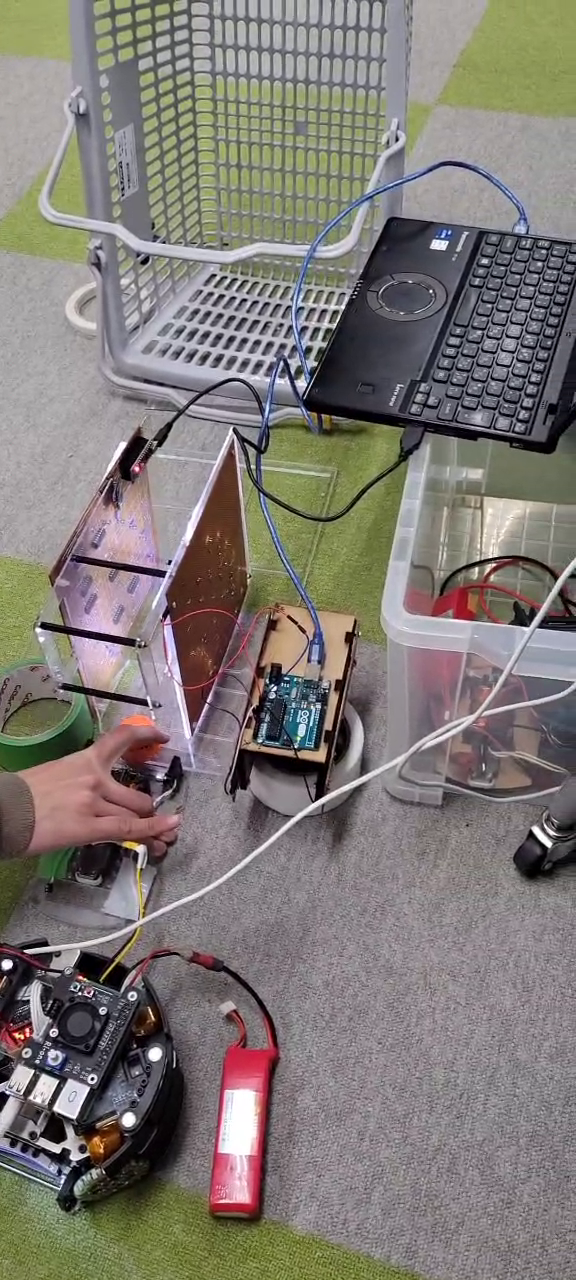
#> input picture frame 27 of program/exp.mp4, 576 x 1280 px, given in place of exp4.mp4, which was not available
$ python kicker_vision.py
#> lines starting #> are read from the running program, lines starting #| are printed output that depends on the picture; after the words box and inside, x2 and y2 are one past the last pixel; in counts of white or black regions, pixels touching at a corner belong together; pictures that were not available may be replaced by others from this repository, and a replacement may not be noted
import cv2
import numpy as np
import threading
import sys
import csv

# グローバル変数
is_running = True
trajectory = []  # 軌跡を記録するリスト

def wait_for_quit_command():
    global is_running
    while True:
        if input("Type 'quit' to exit: ") == "quit":
            is_running = False
            break

def process_video(video_path, output_file, output_file_csv):
#> called with video_path = 'program/exp4.mp4', output_file = 'output.mp4', output_file_csv = 'velocities.csv'
    video = cv2.VideoCapture(video_path)
    if not video.isOpened():
        print("Could not open video")
        sys.exit()

    # 出力動画の設定
    fps = video.get(cv2.CAP_PROP_FPS)
    width = int(video.get(cv2.CAP_PROP_FRAME_WIDTH))
    height = int(video.get(cv2.CAP_PROP_FRAME_HEIGHT))
    fourcc = cv2.VideoWriter_fourcc(*'mp4v')
    out = cv2.VideoWriter(output_file, fourcc, fps, (width, height))

    # HSV色空間でのオレンジ色の範囲
    lower_orange = np.array([5, 50, 50])
    upper_orange = np.array([15, 255, 255])

    previous_center = None
    velocities = []

    while is_running:
        ret, frame = video.read()
#> frame is the input picture: shape (1280, 576, 3); mean B, G, R 117.3, 121.8, 127.6
        if not ret:
            break

        # HSVに変換
        hsv = cv2.cvtColor(frame, cv2.COLOR_BGR2HSV)
#> hsv: shape (1280, 576, 3); mean H, S, V 100.3, 45.4, 131.7
        mask = cv2.inRange(hsv, lower_orange, upper_orange)
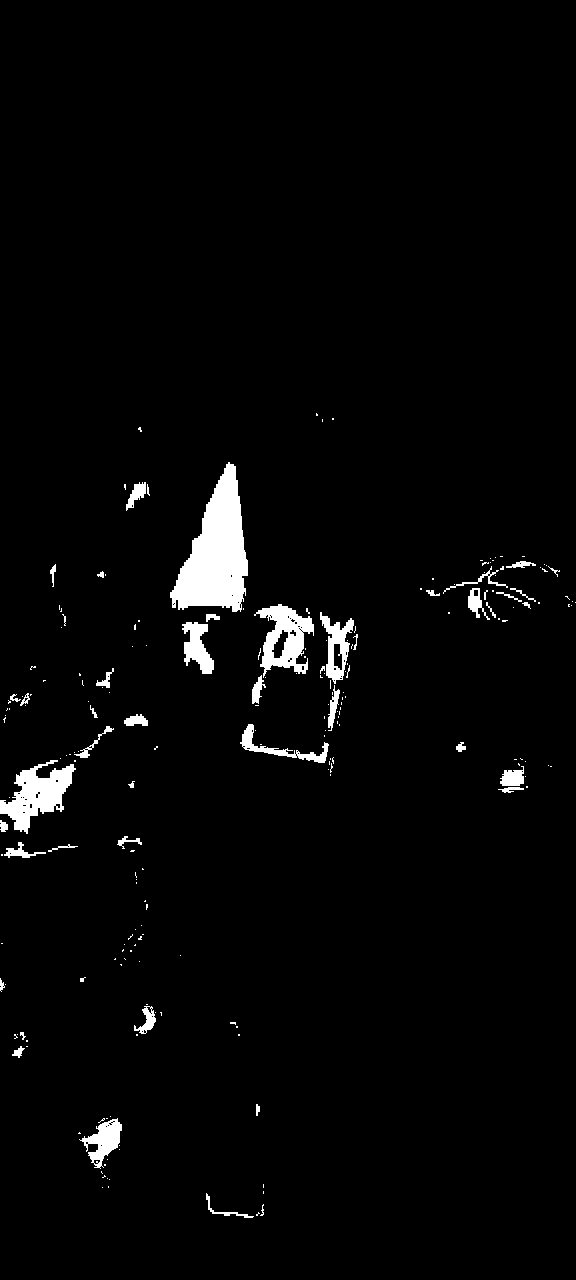
#> mask: shape (1280, 576); 2.7% white; 215 white regions (167 under 20 px)
        # 輪郭抽出
        contours, _ = cv2.findContours(mask, cv2.RETR_TREE, cv2.CHAIN_APPROX_SIMPLE)
#> contours = 293 contours, 252 with area under 20; largest, box (x1, y1, x2, y2) and area: (170, 462, 248, 612) 6338, (0, 760, 76, 834) 2451, (254, 604, 314, 678) 2268, (320, 612, 354, 684) 1084, (79, 1118, 122, 1169) 904
        if contours:
            largest_contour = max(contours, key=cv2.contourArea)
#> largest_contour = contour of 181 points, box (x1, y1, x2, y2) (170, 462, 248, 612), area 6338
            ((x, y), radius) = cv2.minEnclosingCircle(largest_contour)
#> x = 210.2; y = 538.3; radius = 78.59

            if radius > 10:
                center = (int(x), int(y))
#> center = (210, 538)
                trajectory.append(center)

                # 軌跡を描画
                for i in range(1, len(trajectory)):
                    if trajectory[i - 1] is None or trajectory[i] is None:
                        continue
                    cv2.line(frame, trajectory[i - 1], trajectory[i], (0, 0, 255), 2)
#> this loop made 0 passes

                if previous_center is not None:
                    # 速度計算（ピクセル/フレーム）
                    velocity = ((center[0] - previous_center[0]) ** 2 + (center[1] - previous_center[1]) ** 2) ** 0.5
                    velocities.append(velocity)

                previous_center = center
#> previous_center = (210, 538)

        out.write(frame)
        cv2.imshow('Frame', frame)
        if cv2.waitKey(1) & 0xFF == ord('q'):
#> (key q is pressed here)
            break

    # CSVに保存
    with open(output_file_csv, 'w', newline='') as f:
        writer = csv.writer(f)
        for velocity in velocities:
            writer.writerow([velocity])

    video.release()
    out.release()
    cv2.destroyAllWindows()

if __name__ == "__main__":
    video_path = "program/exp4.mp4"
    output_file = "output.mp4"
    output_file_csv = "velocities.csv"

    thread = threading.Thread(target=wait_for_quit_command)
    thread.start()

    process_video(video_path, output_file, output_file_csv)

$ run again, starting later in the video
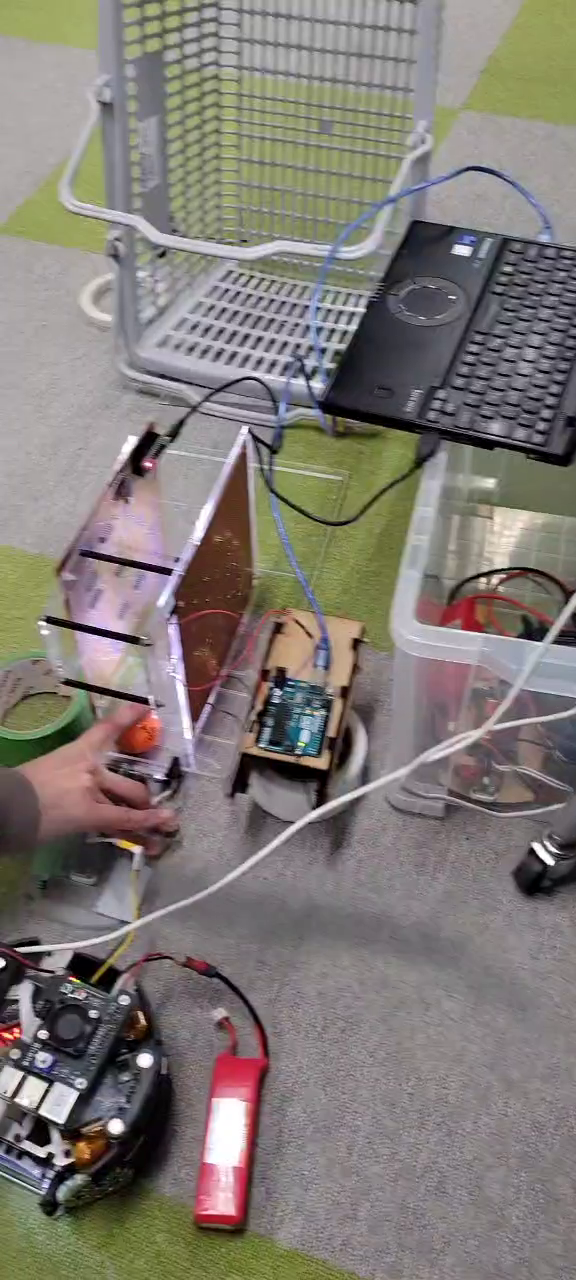
#> input picture frame 122 of program/exp.mp4, 576 x 1280 px, given in place of exp4.mp4, which was not available
#> in process_video, frame is the input picture: shape (1280, 576, 3); mean B, G, R 117.6, 122.8, 128.8
#> hsv: shape (1280, 576, 3); mean H, S, V 91.1, 42.4, 132.2
#> in process_video, `mask = cv2.inRange(hsv, lower_orange, upper_orange)`:
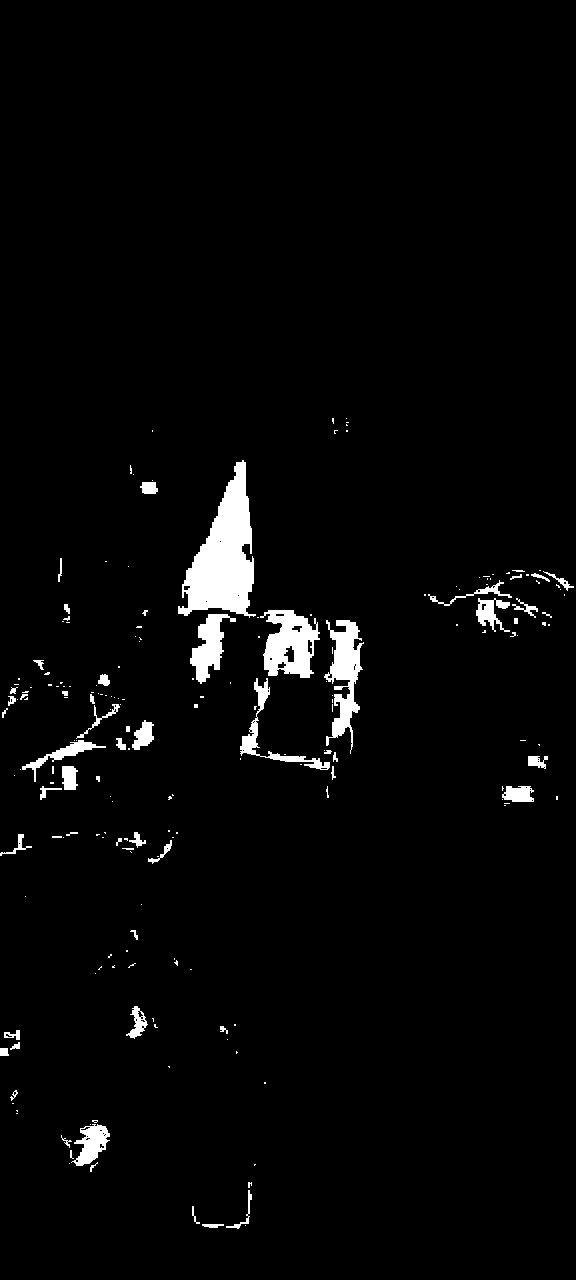
#> mask: shape (1280, 576); 2.9% white; 199 white regions (141 under 20 px)
#> contours = 253 contours, 208 with area under 20; largest, box (x1, y1, x2, y2) and area: (178, 460, 256, 618) 6130, (260, 610, 320, 678) 2623, (324, 620, 364, 754) 2106, (190, 614, 236, 684) 1336, (240, 678, 330, 770) 866
#> largest_contour = contour of 201 points, box (x1, y1, x2, y2) (178, 460, 256, 618), area 6130
#> x = 218.5; y = 539.9; radius = 83.57
#> center = (218, 539)

$ run again, starting later in the video
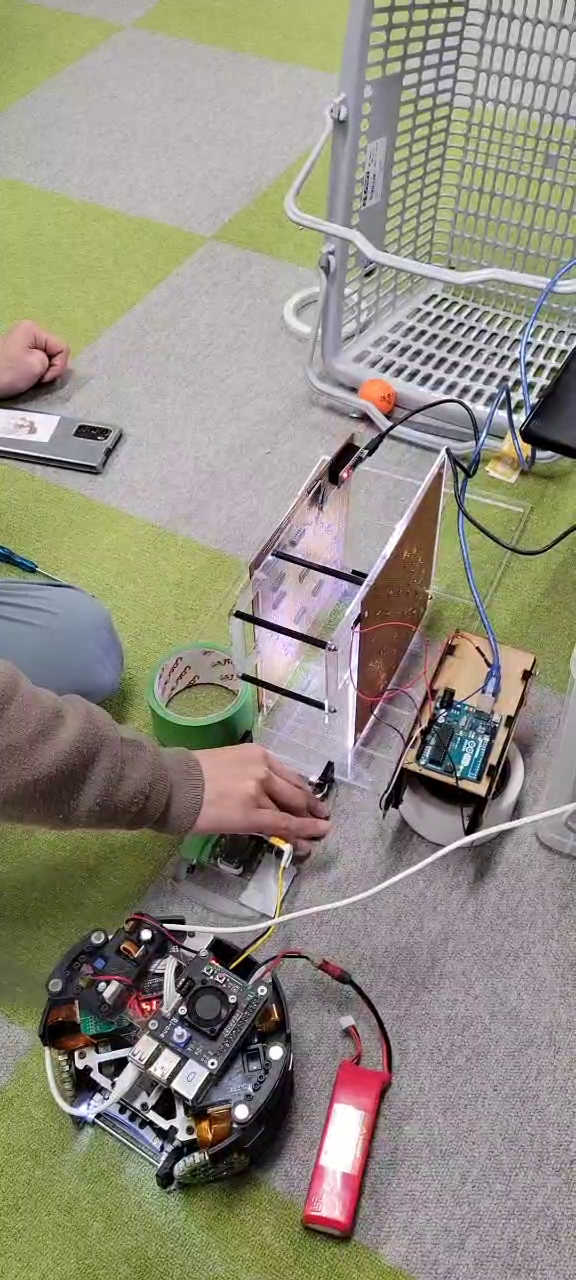
#> input picture frame 217 of program/exp.mp4, 576 x 1280 px, given in place of exp4.mp4, which was not available
#> in process_video, frame is the input picture: shape (1280, 576, 3); mean B, G, R 128, 141.1, 146
#> hsv: shape (1280, 576, 3); mean H, S, V 86.1, 51.9, 150.2
#> in process_video, `mask = cv2.inRange(hsv, lower_orange, upper_orange)`:
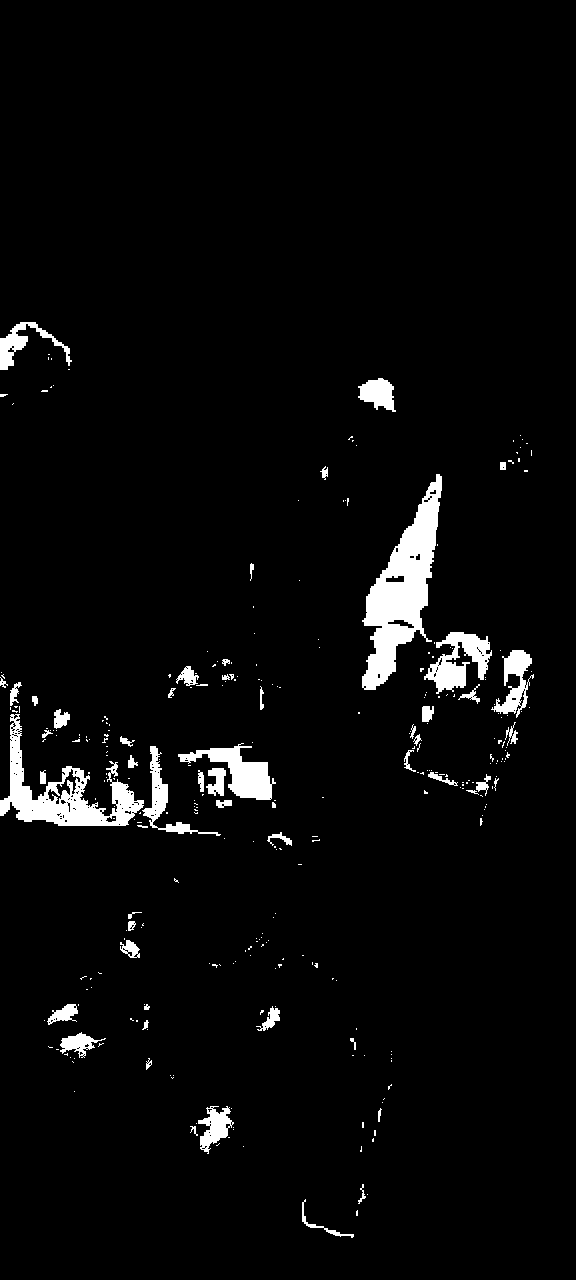
#> mask: shape (1280, 576); 3.7% white; 311 white regions (255 under 20 px)
#> contours = 501 contours, 445 with area under 20; largest, box (x1, y1, x2, y2) and area: (362, 474, 442, 690) 7268, (0, 714, 144, 826) 5032, (178, 743, 276, 800) 1970, (424, 632, 492, 694) 1856, (491, 650, 534, 718) 1086
#> largest_contour = contour of 280 points, box (x1, y1, x2, y2) (362, 474, 442, 690), area 7268
#> x = 401.5; y = 581.5; radius = 113.9
#> center = (401, 581)
